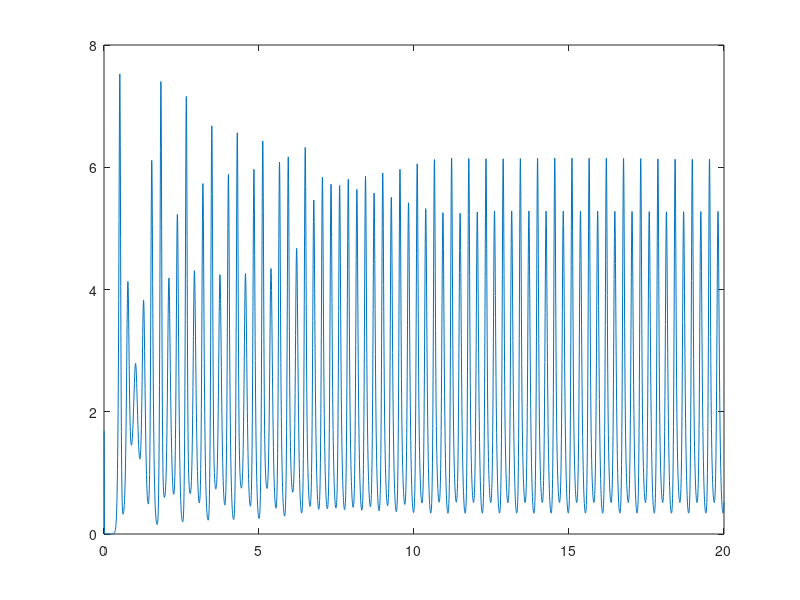

This figure's MATLAB source:
i = 0;
a = [];
t = [];
h = 5.0e-12;
transient = 5000.0e-9; 
tMax = 20.0e-9; 
div = 10; 
trans = floor(transient / h);
n = floor(tMax / h);
a = [1.3e10, 0.0, 1.90e24];
r3 = 0.01; % reflectivity of external mirror
JRatio = 1.11;
% normalized injection current
L = 0.225;
% external cavity length (one-way) [m]
% fixed parameter values
r2 = 0.556;
% reflectivity of internal mirror
tauIn = 8.0e-12;
% internal cavity round-trip time [s]
lambda = 1.537e-6;
% optical wavelength [m]
Gn = 8.4e-13; % gain coefficient
N0 = 1.4e24;
% carrier density at transparency
tauP = 1.927e-12; % photon lifetime [s]
tauS = 2.04e-9; % carrier lifetime [s]
alpha = 3.0; % alpha parameter
Nth = 0.0;
Jth = 0.0;
J = 0.0;
kap = 0.0;
tau = 0.0 ;
detun = 0.0;
omega0 = 0.0;
phaseShift = 0.0;
M = 3;
C = 2.99792458e8;
Nth = N0 + 1.0 / tauP / Gn;
% carrier density at threshold
Jth = Nth / tauS;
% injection current at threshold
J = JRatio * Jth; % injection current
kap = (1 - r2 * r2) * r3 / r2 / tauIn;
% injection strength
tau = 2.0 * L / C;
% external-cavity round-trip time for drive
omega0 = 2.0 * pi * C / lambda;
% optical angular frequency
phaseShift = rem(omega0 * tau, 2.0 * pi);
% initial phase shift
delayNum = floor(tau / h);
delayIndex = 1;
DELAY_MAX = 100000;
eDelay = zeros(1, DELAY_MAX);
phiDelay = zeros(1, DELAY_MAX);

for i = 1 : DELAY_MAX
    eDelay(i) = a(1);
    phiDelay(i) = a(2);
end

for i = 1 : trans
    t = h * i;
    % rungakota
    x = zeros(1, M);
    b = zeros(4, M);
    theta = rem(phaseShift + a(2) - phiDelay(delayIndex), 2.0 * pi);
    for i = 1 : 4
        for j = 1 : M
            if i == 1
                x(j) = a(j);
            elseif i == 2
                x(j) = a(j) + h * b(1,j) / 2.0;
            elseif i == 3
                x(j) = a(j) + h * b(2,j) / 2.0;
            elseif i == 4
                x(j) = a(j) + h * b(3,j) / 2.0;
            end
            b(i,1) = 1.0 / 2.0 * (Gn * (x(3) - N0) - 1.0 / tauP) * x(1)+ kap * eDelay(delayIndex) * cos(theta);
            b(i,2) = alpha / 2.0 * (Gn * (x(3) - N0) - 1.0 / tauP) - kap * eDelay(delayIndex) / x(1) * sin(theta);
            b(i,3) = J - x(3) / tauS - Gn * (x(3) - N0) * x(1) * x(1);
        end
    end
    break
    for i = 1 : M
        a(i) = a(i) + h * (b(1,i) + 2.0 * b(2,i) + 2.0 * b(3,i) + b(4,i)) / 6.0;
    end
    eDelay(delayIndex) = a(1);
    phiDelay(delayIndex) = a(2);
    delayIndex = delayIndex + 1;
end

arrI = [];
arrA = [];

for i = 1 : n
    t = h * (trans + i);
    % output i % div == 0
    o1 = h * i * 1e9;
    o2 = a(1) * a(1) * 1e-20;
    arrI(i) = o1;
    arrA(i) = o2;
    
    x = zeros(1, M);
    b = zeros(4, M);
    theta = rem(phaseShift + a(2) - phiDelay(delayIndex), 2.0 * pi);
    for i = 1 : 4
        for j = 1 : M
            if i == 1
                x(j) = a(j);
            elseif i == 2
                x(j) = a(j) + h * b(1,j) / 2.0;
            elseif i == 3
                x(j) = a(j) + h * b(2,j) / 2.0;
            elseif i == 4
                x(j) = a(j) + h * b(3,j) / 2.0;
            end
            b(i,1) = 1.0 / 2.0 * (Gn * (x(3) - N0) - 1.0 / tauP) * x(1)+ kap * eDelay(delayIndex) * cos(theta);
            b(i,2) = alpha / 2.0 * (Gn * (x(3) - N0) - 1.0 / tauP) - kap * eDelay(delayIndex) / x(1) * sin(theta);
            b(i,3) = J - x(3) / tauS - Gn * (x(3) - N0) * x(1) * x(1);
        end
    for i = 1 : M
        a(i) = a(i) + h * (b(1,i) + 2.0 * b(2,i) + 2.0 * b(3,i) + b(4,i)) / 6.0;
    end
    eDelay(delayIndex) = a(1);
    phiDelay(delayIndex) = a(2);
    delayIndex = delayIndex + 1;
    end
end
plot(arrI, arrA);